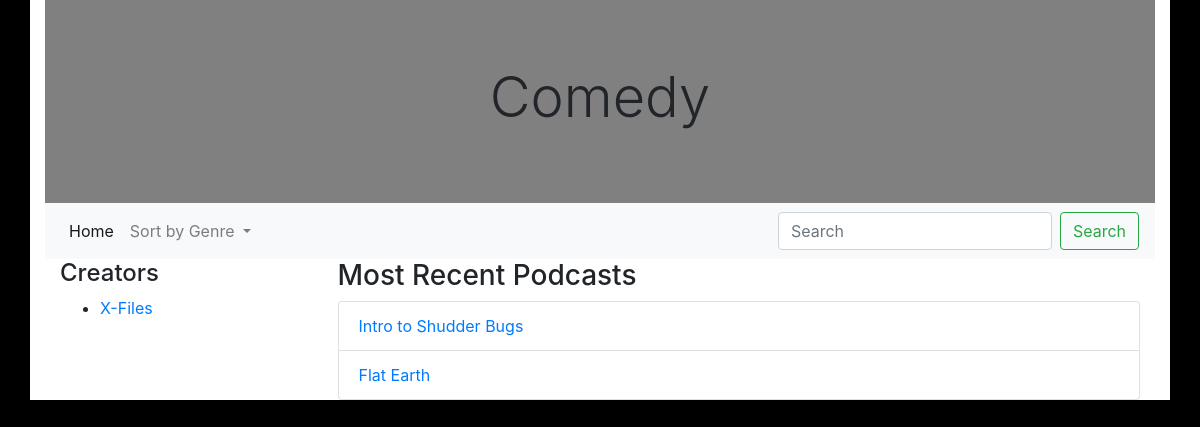
Page /genre.php?genre=Comedy on the committed database.
### tables this page shows
CREATE TABLE `creator` (
  `UserID` int(4) NOT NULL,
  `Password` varchar(100) NOT NULL,
  `UserName` varchar(100) NOT NULL,
  `Logo` varchar(100) NOT NULL,
  `Description` varchar(1000) NOT NULL,
  `GenreID` int(4) NOT NULL
);

CREATE TABLE `podcast` (
  `PodcastID` varchar(200) NOT NULL,
  `Title` varchar(200) NOT NULL,
  `Description` varchar(1000) NOT NULL,
  `GenreID` int(4) NOT NULL,
  `UploadDate` timestamp NOT NULL DEFAULT current_timestamp(),
  `LastEdited` timestamp NOT NULL DEFAULT current_timestamp()
);

### genre.php (the view, shortened to what this page needs)
<?php
require('connect.php');
$genre = filter_input(INPUT_GET,'genre',FILTER_SANITIZE_SPECIAL_CHARS);
$genreQuery="SELECT * FROM Podcast JOIN Genre ON Podcast.GenreID = Genre.GenreID WHERE Genre=:genre";
$genreStatement = $db->prepare($genreQuery);
$genreStatement->bindValue(':genre',$genre);
$genreStatement->execute();
$creatorGenreQuery="SELECT * FROM Creator JOIN Genre ON Creator.GenreID = Genre.GenreID WHERE Genre=:genre";
$creatorGenreStatement = $db->prepare($creatorGenreQuery);
$creatorGenreStatement->bindValue(':genre',$genre);
$creatorGenreStatement->execute();
?>
<!DOCTYPE html>
<html lang="en" dir="ltr">
  <head>
    <link rel="stylesheet" href="https://stackpath.bootstrapcdn.com/bootstrap/4.4.1/css/bootstrap.min.css">
  </head>
  <body>
    <div class="container">
      <div class="jumbotron jumbotron-fluid">
          <h1 class="display-4"><?=$genre?></h1>
      </div>
      <div >
        <nav class="navbar navbar-expand-lg navbar-light bg-light">
          <div class="collapse navbar-collapse" id="navbarSupportedContent">
            <ul class="navbar-nav mr-auto">
              <li class="nav-item active">
                <a class="nav-link" href="index.php">Home <span class="sr-only">(current)</span></a>
              </li>
              <li class="nav-item dropdown">
                <a class="nav-link dropdown-toggle" href="#" id="navbarDropdown" role="button" data-toggle="dropdown" aria-haspopup="true" aria-expanded="false">
                  Sort by Genre
                </a>
              </li>
            </ul>
            <form class="form-inline my-2 my-lg-0" action="search.php" method="post">
              <input id="search" class="form-control mr-sm-2" name="search" type="search" placeholder="Search" aria-label="Search">
              <button class="btn btn-outline-success my-2 my-sm-0" type="submit">Search</button>
            </form>
          </div>
        </nav>
      </div>
      <div class="container">
        <div class="row">
          <div class="col-3">
            <h4>Creators</h4>
            <ul class="creators">
              <?php if ($creatorGenreStatement -> rowCount()<1):?>
                  <h2>Error - No Creators found</h2>
              <?php else: ?>
                <?php foreach ($creatorGenreStatement as $user): ?>
                  <li>
                    <a href="profile.php?creator=<?=$user['UserID']?>">
                      <?=$user['UserName']?>
                    </a>
                  </li>
                  <?php endforeach ?>
              <?php endif ?>
            </ul>
          </div>
          <div class="col-9">
            <div class="Podcasts">
              <h3>Most Recent Podcasts</h3>
              <ul class="list-group">
                <?php if ($genreStatement -> rowCount()<1):?>
                    <h2>Error - No Podcasts found</h2>
                <?php else: ?>
                  <?php foreach ($genreStatement as $podcast): ?>
                    <li class="list-group-item">
                      <a href="podcast.php?podcastid=<?=$podcast['PodcastID']?>"><?=$podcast['Title']?></a>
                    </li>
                    <?php endforeach ?>
                <?php endif ?>
              </ul>
            </div>
          </div>
        </div>
      </div>
    </div>
  </body>
</html>

### genre.php (style rules this page uses)
body { background-color: black; }
.jumbotron { background-color: grey; text-align: center; margin-bottom: 0; }
.container { background-color: white; }

### rows in the picture
creator: UserName "X-Files"
podcast: Title "Intro to Shudder Bugs"
podcast: Title "Flat Earth"

### other values in the picture
$genre "Comedy"
